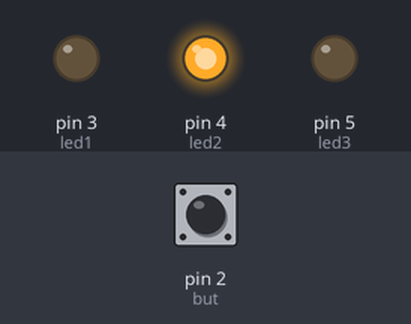
Simulated run of this sketch. Board: Arduino Uno, built with avr-gcc and run on an emulated ATmega328P. Parts: output pins drawn as LEDs (lit = HIGH). Dashed ring = blinking. The inputs (shaded band) are chosen by the test bench; at power-on: pin 2 (but) LOW.

Above: at 1.2 s.
1.3 s: pin 2 (but) pulled HIGH for 1 s
At 2.15 s:
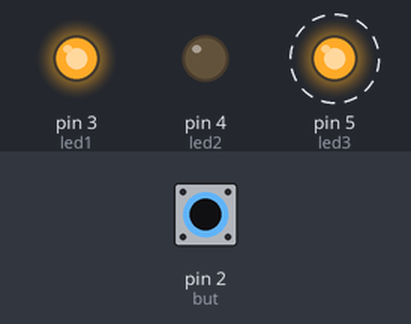
At 2.8 s:
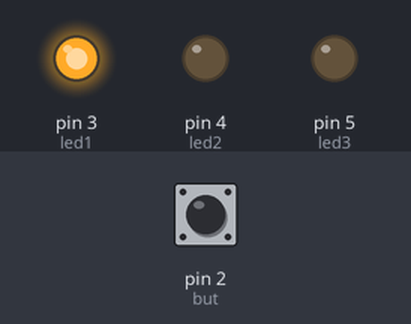
4.3 s: pin 2 (but) pulled HIGH for 3.2 s
At 4.55 s:
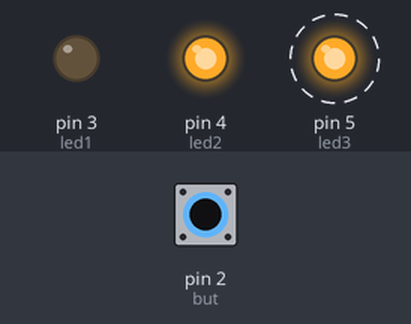
Timing chart, 0 to 15.0 s (numbered marks = the images above; inputs shaded):
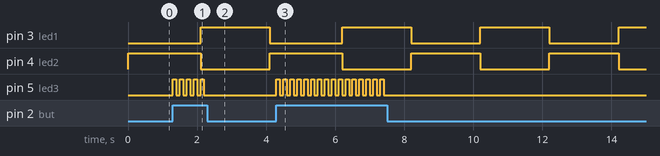

The sketch:

LEDpiscante_botao-sol2.ino
```cpp
#define but 2
#define led1 3
#define led2 4
#define led3 5

byte estado = LOW;

int comp = 0;
int comp_new = 0;

void setup() {
  pinMode(but, INPUT); //Defino função do botão como ENTRADA
  pinMode(led1, OUTPUT); //Defino função do botão como SAIDA
  pinMode(led2, OUTPUT); //Defino função do botão como SAIDA
  pinMode(led3, OUTPUT); //Defino função do botão como SAIDA
  comp = millis();
}
void loop() {
  digitalWrite(led1, LOW);
  digitalWrite(led2, HIGH);
  while ((comp_new - comp) <= 2000) {
    if (digitalRead(but) == 1) {
      estado = !estado;
      digitalWrite(led3, estado);
      delay(100);
    }
    comp_new = millis();
  }
  comp = comp_new;
  digitalWrite(led1, HIGH);
  digitalWrite(led2, LOW);
  while ((comp_new - comp) <= 2000) {
    if (digitalRead(but) == 1) {
      estado = !estado;
      digitalWrite(led3, estado);
      delay(100);
    }
    comp_new = millis();
  }
  comp = comp_new;
}
/*
   A ideia é utilizar um botao enquanto o led esta piscando
   o delay para COMPLETAMENTE a leitura: millis nao para o processador, o que acontece é apenas uma COMPARAÇÃO. Ele conta quantos milisecundos passo desde ligado.
*/
/*vantagens:
 * processamento TOTALMENTE LIVRE dentro dos laços de while
 * maior PRECISÃO nos delays(comparado à primeira solução)
 */
```

Measured:
- after the input at 1.3 s, pin 5 (led3): alternates HIGH for 0.10 s and LOW for 0.10 s, 10 changes in all, then stays LOW, starting at once
- after the input at 4.3 s, pin 5 (led3): alternates HIGH for 0.10 s and LOW for 0.10 s, 32 changes in all, then stays LOW, starting at once
- by itself, pin 3 (led1), pin 4 (led2): alternates HIGH for 2.0 s and LOW for 2.0 s
